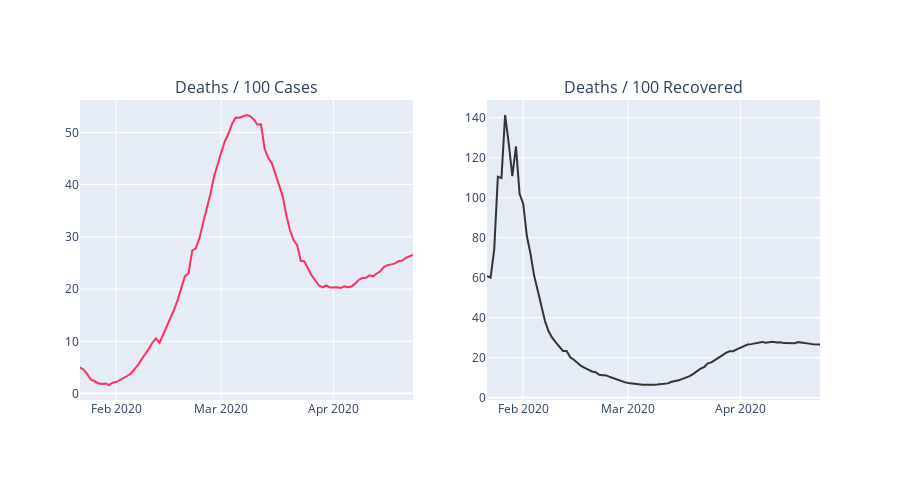

Write notebook code for a chart like this one.
### Code cell
fig_1 = px.line(day_wise, x="Date", y="Deaths / 100 Cases", color_discrete_sequence = [dth])
fig_2 = px.line(day_wise, x="Date", y="Deaths / 100 Recovered", color_discrete_sequence = ['#333333'])

fig = make_subplots(rows=1, cols=2, shared_xaxes=False, 
                    subplot_titles=('Deaths / 100 Cases','Deaths / 100 Recovered'))

fig.add_trace(fig_1['data'][0], row=1, col=1)
fig.add_trace(fig_2['data'][0], row=1, col=2)

fig.update_layout(height=480)
fig.show()
